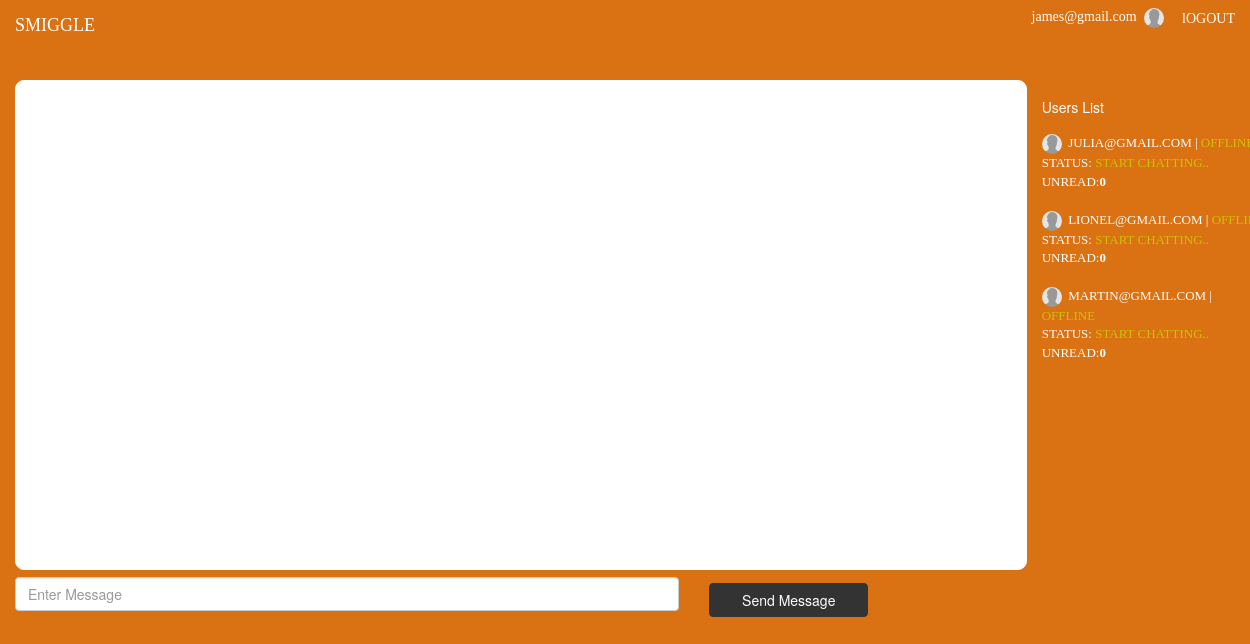
The page /index.php?smiggle=chatPage/index (signed in) on the database its author committed.
### tables this page shows
CREATE TABLE IF NOT EXISTS `users` (
  `id` int(11) NOT NULL AUTO_INCREMENT,
  `email` varchar(100) NOT NULL,
  `password` varchar(100) NOT NULL,
  `login_status` varchar(100) NOT NULL,
  PRIMARY KEY (`id`)
);

### app/views.php (called while the page is built, shortened)
<?php
class views
{
function shows($name) {
	$path = "views/$name.php";
	include ($path);
}
}

### app/chatPagecontroller.php (called while the page is built, shortened)
<?php
class chatPagecontroller
{
private $db, $global_vars, $views;
    public function __construct()
	{
		$this->db = IOC::make('database', array());
		$this->global_vars = IOC::make('g_variables', array());
		$this->views = IOC::make('views', array());
	}
	public function index()
	{
	$this->global_vars->un_authorized();
	  list($affect_rows, $data) = $this->db->selectUsers();
	  $user = $this->global_vars->get_sessions('user_id');
	  list($affect_rows1, $data1) = $this->db->userUnreadMessages($user);
	  $this->views->unread_message_count = $data1;
	  $this->views->num_rows = $affect_rows;
	  $this->views->row = $data;
	  $this->views->logedIn_user = $this->global_vars->get_sessions('user');
	  $this->views->logedIn_id = $this->global_vars->get_sessions('user_id');
		$this->views->shows('index_mvc');
	}
}
?>

### app/router.php (called while the page is built, shortened)
<?php
class router{
 public $getter;
  public function __construct()
	{
	  $this->getter = &$_GET;
	}
  public function gets()
	{
	  if(isset($this->getter['smiggle']))
	  {
		  $url_part = explode('/', $this->getter['smiggle']);
		  $action = $url_part[1];
	  }
	  else
	  {
	  	$controller = "index";
		$action = "index";
	  }
	  $controller = new $class();
	  $controller->$action();
	}
}
?>

### index.php (called while the page is built, shortened)
<?php
require_once('app/views.php');
require_once('app/router.php');
require_once('app/chatPagecontroller.php');
$dispatch = new router();
$dispatch->gets();
?>

### app/model.php (called while the page is built, shortened)
<?php
class model{
private static $instance = NULL;
public static $dbconfigs;
	public function __construct($config) {
	  	self::$dbconfigs = $config;
	}
	public static function getInstance() {
	if (!self::$instance)
		{
		$db_details = self::$dbconfigs;
		self::$instance = IOC::make('PDO', $db_details);
		self::$instance-> setAttribute(PDO::ATTR_ERRMODE, PDO::ERRMODE_EXCEPTION);
		}
	return self::$instance;
	}
public function userUnreadMessages($param1) {
		$handle = self::getInstance();
		$query = $handle->query("select * from unread_messages where sent_to=$param1");
		if($query)
		{
			$affected_rows = $query->rowCount();
		}
		else
		{
			$affected_rows = 0;
		}
		while($result = $query->fetch(PDO::FETCH_ASSOC))
			{
				$rows[]=$result;
			}
			return array($affected_rows,$rows);
		}
	public function selectUsers() {
		$handle = self::getInstance();
		$query = $handle->query("select * from users");
		if($query)
		{
			$affected_rows = $query->rowCount();
		}
		else
		{
			$affected_rows = 0;
		}
		while($result = $query->fetch(PDO::FETCH_ASSOC))
			{
				$rows[]=$result;
			}
			return array($affected_rows,$rows);
		}
}
?>

### views/index_mvc.php (the view, shortened to what this page needs)
<!DOCTYPE html PUBLIC "-//W3C//DTD XHTML 1.0 Transitional//EN" "http://www.w3.org/TR/xhtml1/DTD/xhtml1-transitional.dtd">
<html xmlns="http://www.w3.org/1999/xhtml">
<head>
<link href="css/bootstrap.min.css" rel="stylesheet" />
</head>
<body>
<nav class="navbar navbar-inverse navbar-fixed-top" style='background-color:#da7112; border-bottom-color:#da7112;'>
  <div class="container-fluid">
    <div class="navbar-header">
      <div class="navbar-brand" style='color:#fff;font-family: century gothic;'>SMIGGLE</div>
    </div>
    <div>
      <ul class="nav navbar-nav navbar-right">
        <li style='color:#fff;font-family: century gothic;margin-top:7px;'><?php echo $_SESSION['user']; ?>&nbsp;&nbsp;<img class='img-circle' src='person.gif' width='20' />&nbsp;</li>
            <li style='margin-top:0px; padding-top:0px;'><a href="index.php?smiggle=index/logout" style='color:#fff;font-family: century gothic;margin-top:0px; padding-top:9px; display:block;'>lOGOUT</a></li>
      </ul>
    </div>
  </div>
</nav>
<br/><br/><br/><br/>
<div class="container-fluid">
<div class='row'>
<div class='col-md-10'>
    <div id="apDiv1">
        <div class='chatts'>
        </div>
    </div>
    <div class='row'>
        <div class='col-md-8'>
        <input type="text" class="form-control" name="username" placeholder="Enter Message" style="width:100%;margin-top:1%;"  id='message' />
        </div>
         <div class='col-md-4'>
        	<button type="button" class="btn btn-danger sender" style='background: #333; border-color:#333; width:50%; height: 80%; margin-top:4%;'>Send Message</button>
        </div>
    </div>
</div>
<div class='col-md-2' style="margin-left:0px; padding-left:0px;">
<ul class="list-group" style="margin-left:0px; padding-left:0px;">
<h5 class="list-group-item active" style='background: #da7112; width:220px;border-style:none; color:#fff;margin-left:0px; padding-left:0px;"'>
   Users List
  </h5>
<?php
$count = 1;
$counts = 0;
foreach($unread_message_count as $num_data)
{
	$unread_message_num[$counts] = $num_data['unread_messages'];
	$counts++;
}
$add_count = 0;
	foreach($row as $row)
	{
	  if($row['id'] !== $logedIn_id)
	  {
	  	if($row['login_status'] == 'off')
		{
			$chat_status ="<font color='#fff'>Status:</font> <font color='#cdc108'>Start chatting..</font>";
			$log_status ="<font color='#cdc108'>offline</font>";
		}
		else
		{
			$chat_status = "<font color='#fff'>Status:</font> <font color='#77ec88'>continue chatting..</font>";
			$log_status ="<font color='#77ec88'>online</font>";
		}
	   echo "<a  class'btn btn-primary james$count' data-toggle='modal' data-target='.bs-example-modal-sm'><li class='list-group-item' style=' width:240px;border-style:none; color:#fff;font-family: calibri;font-size:13px;text-transform: uppercase;background: #da7112;margin-left:0px; padding-left:0px;'> <img class='img-circle' src='person.gif' width='20' />&nbsp;&nbsp;".$row['email']." | <span>".$log_status."  <br/>
$chat_status </span><br />UNREAD:<b>".$unread_message_num[$add_count]."</b></li><div class='directioner'>index.php?smiggle=chat/Retrieve_chat_box1/".$logedIn_id."/".$row['id']."</div></a> <h6>".$row['id']."</h6>";
	  $add_count++;
	  }
	}
?>
</ul>
</div>
</div>
</div>
</body>
</html>

### views/index_mvc.php (style rules this page uses)
#apDiv1 { width: 100%; height:490px; background-color: #FFFFFF; border: 1px solid #FFFFFF; border-radius: 9px; padding:15px; }
.chatts { display:block; height: 100%; width: 100%; overflow:scroll; }
body { background-color:#da7112; }

### rows shown on the page
users: email "JULIA@GMAIL.COM", login_status "OFFLINE", shows "STATUS:", add_count "0"
users: email "LIONEL@GMAIL.COM", login_status "OFFLINE", shows "STATUS:", add_count "0"
users: email "MARTIN@GMAIL.COM", login_status "OFFLINE", shows "STATUS:", add_count "0"

### other values the page prints
$_SESSION['user'] "james@gmail.com"
